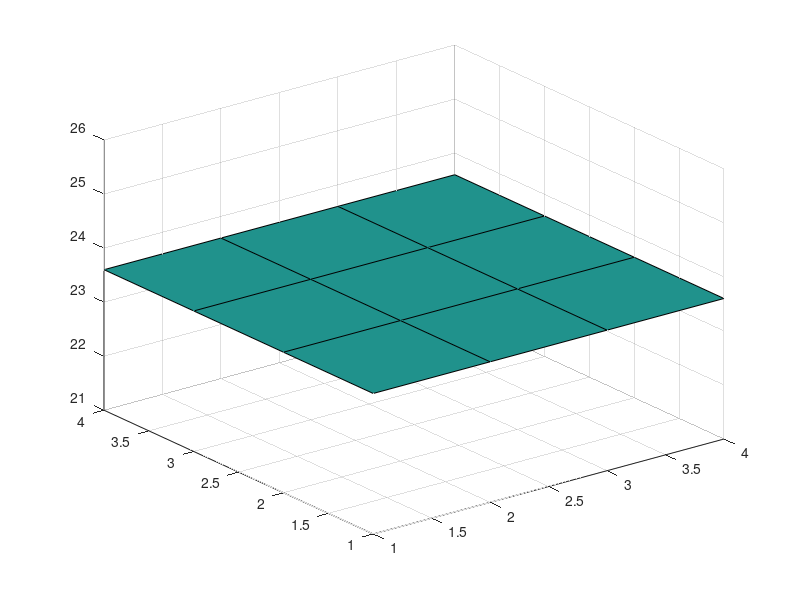

MATLAB code to generate this figure: (Note: this script raises an error after producing the figure.)
%% ME 315 Project Simulation
% Written by John McCaw
% 3/4/2019
% This program computes transient heat transfer for a flat plate (with
% bi-axial symmetry); for the 315 project, this represents one-fourth of a
% 3D printer bed. 
%% Data: 
% Material Properties:
k_al = 237; % W/mK
Power = 12*5; % W
vol = (1.8/1000)*(120/1000)*(120/1000); % m^3
% qdot = Power/vol; % W/m^3
qdot = 9.8561*10^6; % Experimental Value
h_top =319.822; % W/m^2K Experimental Value solved from system of equations from experimental data
h_bottom = h_top; % W/m^2K
h = h_top; % W/m^2K
Cp_al = 900; % J/kgK 
rho_al = 2700; % kg/m^3
alpha = k_al/(rho_al*Cp_al); % m^2/s

% Mesh Properties:
dx = 0.02667; % m 
dy = 0.02167; % m
dz = 1.8/1000; % m
dt = 0.001; % s
Fo_x = alpha*dt/(dx^2); % [1]
Fo_y = alpha*dt/(dy^2); % [1]
end_time = 100; % sec
time_steps = ceil(end_time/dt);
data = zeros(4,4,time_steps);

% Environment:
T_amb = 23.6; % degC

% Node Areas and initial Temperatures
A11 = dx*dy/4; A12 = dx*dy/2; A13 = dx*dy/2; A14 = dx*dy/4; % m
T11 = T_amb; T12 = T_amb; T13 = T_amb; T14 = T_amb; % degC

A21 = dx*dy/2; A22 = dx*dy; A23 = dx*dy; A24 = dx*dy/2; % m
T21 = T_amb; T22 = T_amb; T23 = T_amb; T24 = T_amb; % degC

A31 = dx*dy/2; A32 = dx*dy; A33 = dx*dy; A34 = dx*dy/2; % m
T31 = T_amb; T32 = T_amb; T33 = T_amb; T34 = T_amb; % degC

A41 = dx*dy/4; A42 = dx*dy/2; A43 = dx*dy/2; A44 = dx*dy/4; % m
T41 = T_amb; T42 = T_amb; T43 = T_amb; T44 = T_amb; % degC

T = [T11, T12, T13, T14; T21, T22, T23, T24; T31, T32, T33, T34; T41, T42, T43, T44];
%% Transient Calculation:
for p = 1:time_steps
    % use forward definition to calc new time_step. 
    % store temp at timestep p in data array
    data(:,:,p) = T;
%     if(max(T) > 50)
%         qdot = 7500000;
%     elseif(max(T) < 47)
%         qdot = 9.8561*10^6; % Experimental Value
%     end
    T(1,1) = 2*Fo_y*T(2,1) + 2*Fo_x*T(1,2) + ((2*h*dt)/(rho_al*Cp_al*dz))*T_amb + (qdot*dt)/(rho_al*Cp_al) + (1-2*Fo_y - 2*Fo_x - (2*h*dt)/(dz*Cp_al*rho_al))*T(1,1);
    T(1,2) = Fo_y*(T(1,1) + T(1,3)) + 2*Fo_x*T(2,2) + ((2*h*dt)/(Cp_al*rho_al*dz))*T_amb + qdot*dt/(Cp_al*rho_al) + (1-2*Fo_y - 2*Fo_x - (2*h*dt)/(rho_al*Cp_al*dz))*T(1,2);
    T(1,3) = Fo_y*(T(1,2) + T(1,4)) + 2*Fo_x*T(2,3) + ((2*h*dt)/(Cp_al*rho_al*dz))*T_amb + qdot*dt/(Cp_al*rho_al) + (1-2*Fo_y - 2*Fo_x - (2*h*dt)/(rho_al*Cp_al*dz))*T(1,3);
    T(1,4) = 2*Fo_y*T(2,4) + 2*Fo_x*T(1,3) + ((2*h*dt)/(rho_al*Cp_al))*(1/dx + 1/dz)*T_amb + qdot*dt/(rho_al*Cp_al) + (1-2*Fo_x - 2*Fo_y - ((2*h*dt)/(rho_al*Cp_al))*(1/dx + 1/dz))*T(1,4);
    T(2,1) = Fo_y*(T(1,1) + T(3,1)) + 2*Fo_x*T(2,2) + ((2*h*dt)/(Cp_al*rho_al*dz))*T_amb + qdot*dt/(Cp_al*rho_al) + (1-2*Fo_y - 2*Fo_x - (2*h*dt)/(rho_al*Cp_al*dz))*T(2,1);
    T(2,2) = Fo_y*(T(3,2) + T(1,2)) + Fo_x*(T(2,3) + T(2,1)) + ((2*h*dt)/(Cp_al*rho_al*dz))*T_amb + (dt*qdot/(Cp_al*rho_al)) + (1-2*Fo_x -2*Fo_y - ((2*h*dt)/(Cp_al*rho_al*dz)))*T(2,2);
    T(2,3) = Fo_y*(T(3,3) + T(1,3)) + Fo_x*(T(2,4) + T(2,2)) + ((2*h*dt)/(Cp_al*rho_al*dz))*T_amb + (dt*qdot/(Cp_al*rho_al)) + (1-2*Fo_x -2*Fo_y - ((2*h*dt)/(Cp_al*rho_al*dz)))*T(2,3);
    T(2,4) = 2*Fo_x*T(2,3) + 2*Fo_y*(T(1,4) + T(3,4)) + ((2*h*dt)/(rho_al*Cp_al))*(1/dx + 1/dz)*T_amb + (qdot*dt)/(rho_al*Cp_al) + (1 - 2*Fo_x -4*Fo_y - ((2*h*dt)/(rho_al*Cp_al))*(1/dx + 1/dz))*T(2,4);
    T(3,1) = Fo_y*(T(2,1) + T(4,1)) + 2*Fo_x*T(3,2) + ((2*h*dt)/(Cp_al*rho_al*dz))*T_amb +qdot*dt/(Cp_al*rho_al) + (1-2*Fo_y - 2*Fo_x - (2*h*dt)/(rho_al*Cp_al*dz))*T(3,1);
    T(3,2) = Fo_y*(T(4,2) + T(2,2)) + Fo_x*(T(3,3) + T(3,1)) + ((2*h*dt)/(Cp_al*rho_al*dz))*T_amb + (dt*qdot/(Cp_al*rho_al)) + (1-2*Fo_x -2*Fo_y - ((2*h*dt)/(Cp_al*rho_al*dz)))*T(3,2);
    if (p < 5000) % This is for corner conditioning; finite difference can produce a peak at the node one element in from a corner for certain simulation conditions. This may be commented out for certain situations. 
        conditioner = 0.999;
    else
        conditioner = 0.99;
    end
    T(3,3) = Fo_y*(T(4,3) + T(2,3)) + Fo_x*(T(3,4) + T(3,2)) + ((2*h*dt)/(Cp_al*rho_al*dz))*(T_amb) + (dt*qdot/(Cp_al*rho_al)) + conditioner*(1-2*Fo_x -2*Fo_y - ((2*h*dt)/(Cp_al*rho_al*dz)))*T(2,2);
    T(3,4) = 2*Fo_x*T(3,3) + 2*Fo_y*(T(4,4) + T(2,4)) + ((2*h*dt)/(rho_al*Cp_al))*(1/dx + 1/dz)*T_amb + (qdot*dt)/(rho_al*Cp_al) + (1 - 2*Fo_x -4*Fo_y - ((2*h*dt)/(rho_al*Cp_al))*(1/dx + 1/dz))*T(3,4);
    T(4,1) = 2*Fo_y*T(4,2) + 2*Fo_x*T(3,1) + ((2*h*dt)/(rho_al*Cp_al))*(1/dx + 1/dz)*T_amb + qdot*dt/(rho_al*Cp_al) + (1-2*Fo_x - 2*Fo_y - ((2*h*dt)/(rho_al*Cp_al))*(1/dx + 1/dz))*T(4,1);
    T(4,2) = 2*Fo_x*T(3,2) + 2*Fo_y*(T(4,1) + T(4,3)) + ((2*h*dt)/(rho_al*Cp_al))*(1/dx + 1/dz)*T_amb + (qdot*dt)/(rho_al*Cp_al) + (1 - 2*Fo_x -4*Fo_y - ((2*h*dt)/(rho_al*Cp_al))*(1/dx + 1/dz))*T(4,2);
    T(4,3) = 2*Fo_x*T(3,3) + 2*Fo_y*(T(4,2) + T(4,4)) + ((2*h*dt)/(rho_al*Cp_al))*(1/dx + 1/dz)*T_amb + (qdot*dt)/(rho_al*Cp_al) + (1 - 2*Fo_x -4*Fo_y - ((2*h*dt)/(rho_al*Cp_al))*(1/dx + 1/dz))*T(4,3);
    T(4,4) = 2*Fo_x*T(4,3) + 2*Fo_y*T(3,4) + ((2*h*dt)/(rho_al*Cp_al))*(1/dx + 1/dy + 1/dz)*T_amb + (qdot*dt)/(rho_al*Cp_al) + (1-2*Fo_x - 2*Fo_y -((2*h*dt)/(rho_al*Cp_al))*(1/dx + 1/dy + 1/dz))*T(4,4);
    % loop through matrix T calculating each new temp at timestep
    % p+1
    % Assign new temp array to matrix T
end
%% Plotting: 
surf(data(:,:, 1));
set(gca,'nextplot','replacechildren'); 
vid = VideoWriter('test.avi');
open(vid);
[xx, yy] = meshgrid(1:0.1:10); 
for i =1:400:time_steps
    surf(interp2(data(:,:, i), xx, yy), 'EdgeColor', 'interp');
    view(-37.5+180,30)
    zlabel('^\circC')
    xlabel('X, m')
    ylabel('Y, m')
    tstring = strcat('t = ', num2str(round(i*dt, 2)));
    title({'Transient Conduction for Quarter Plate, Raised-Edge Insulation',tstring})
    tops = max(data(:,:,i));
    bottoms = min(data(:,:,i));
    zlim([bottoms(end)-2 (tops(1)+2)])
    frame = getframe(gcf);
    writeVideo(vid, frame);
end
close(vid);